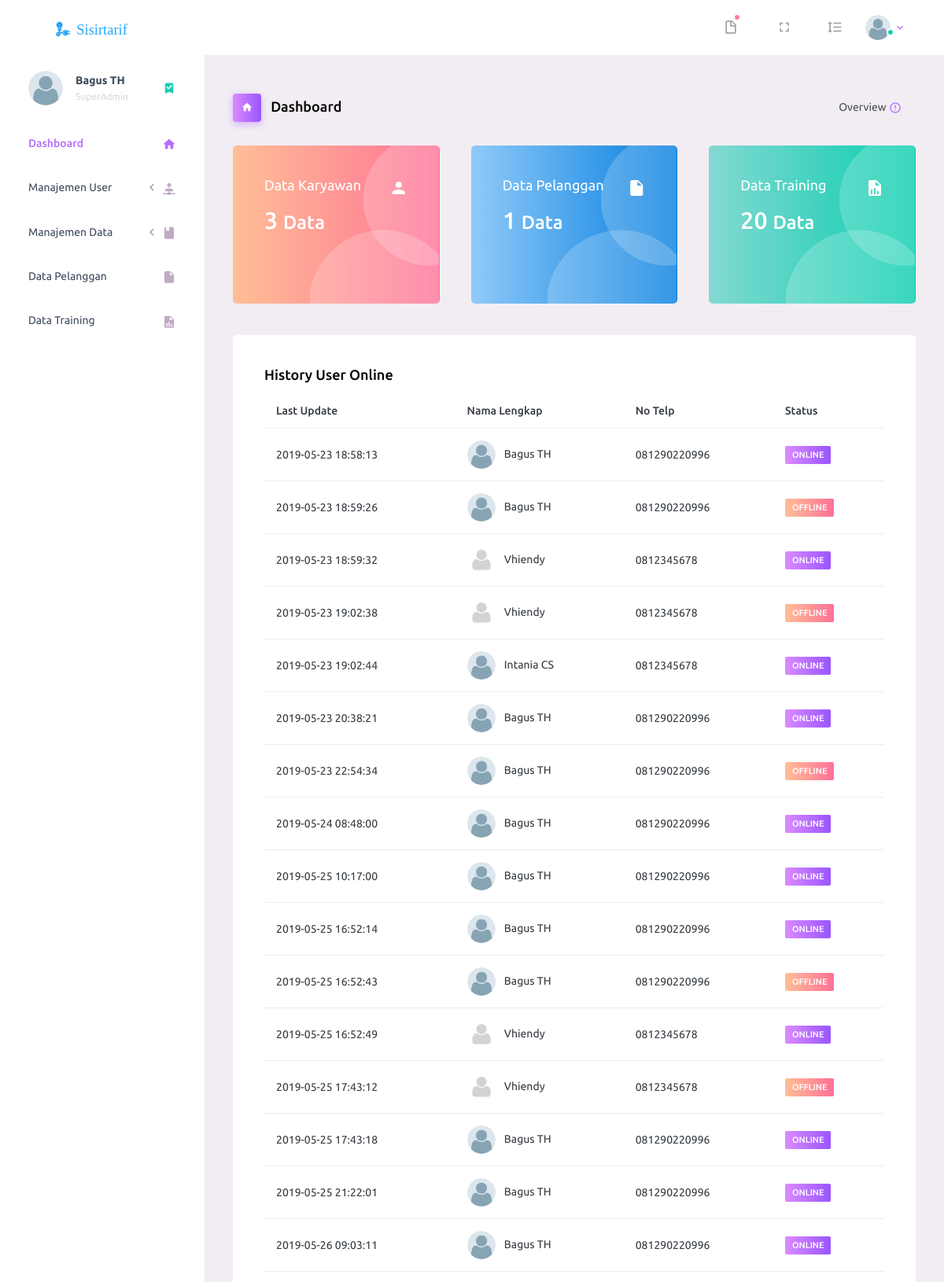
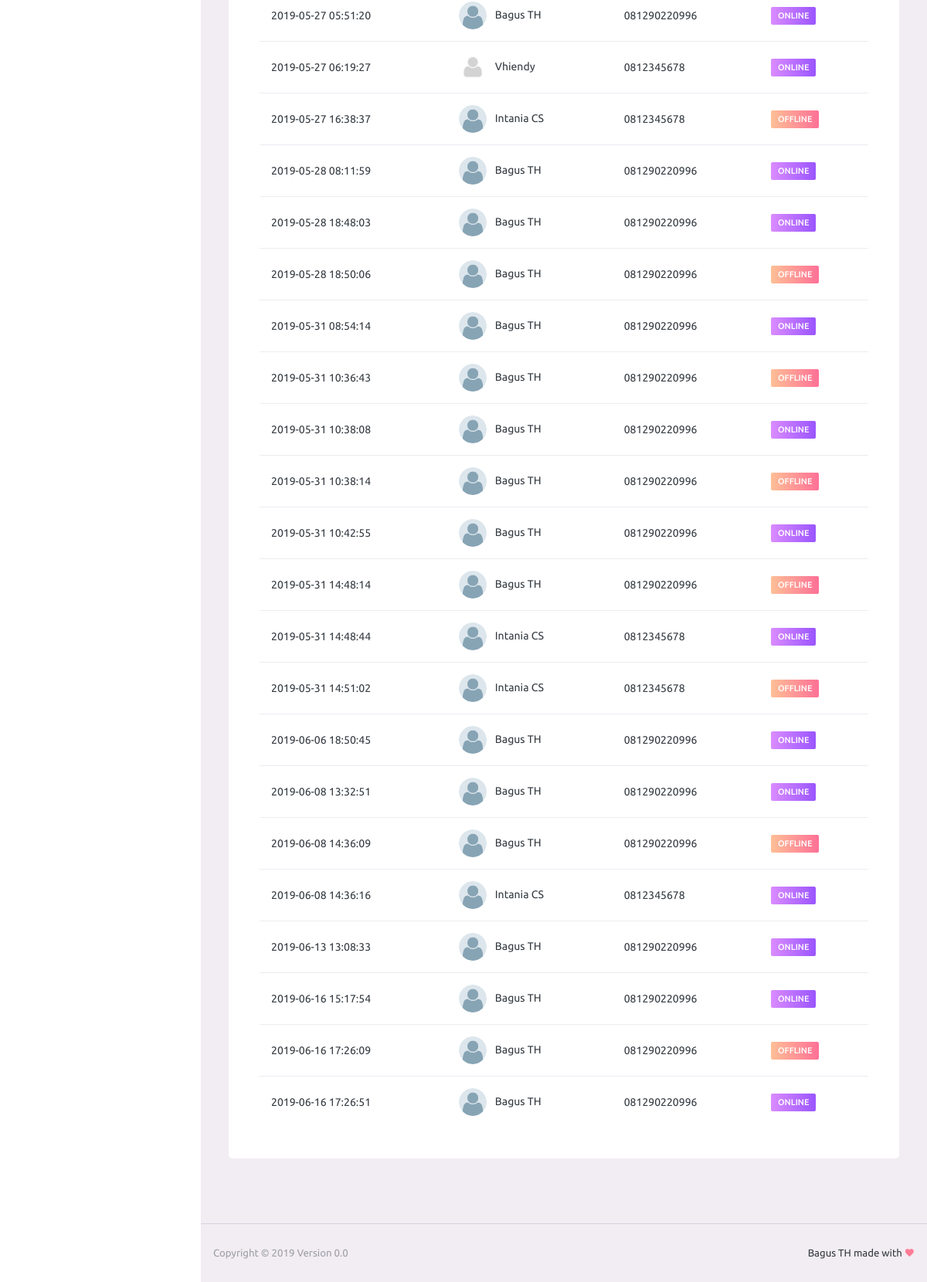
Page / (signed in) on the committed database (2 pictures, top to bottom).
### tables this page shows
CREATE TABLE `user` (
  `nik` int(11) NOT NULL,
  `nama_lengkap` varchar(100) NOT NULL,
  `email` varchar(50) NOT NULL,
  `no_telp` varchar(20) NOT NULL,
  `jenis_kelamin` enum('Pria','Wanita') NOT NULL,
  `alamat` text NOT NULL,
  `gambar` varchar(100) NOT NULL,
  `username` varchar(100) NOT NULL,
  `password` varchar(100) NOT NULL,
  `pass` varchar(100) NOT NULL,
  `hak_akses` enum('SuperAdmin','Admin','Karyawan') NOT NULL,
  `status` enum('Aktif','Tidak Aktif') NOT NULL,
  `tgl_buat` varchar(50) NOT NULL
);

CREATE TABLE `user_online` (
  `nik` int(11) NOT NULL,
  `history` varchar(50) NOT NULL,
  `status_ol` enum('ONLINE','OFFLINE') NOT NULL
);

### inc/dashboard.php (the view, shortened to what this page needs)
<div class="content-wrapper">
  <div class="page-header">
    <h3 class="page-title">
      <span class="page-title-icon bg-gradient-primary text-white mr-2">
        <i class="mdi mdi-home"></i>
      </span>
      Dashboard
    </h3>
    <nav aria-label="breadcrumb">
      <ul class="breadcrumb">
        <li class="breadcrumb-item active" aria-current="page">
          <span></span>Overview
          <i class="mdi mdi-alert-circle-outline icon-sm text-primary align-middle"></i>
        </li>
      </ul>
    </nav>
  </div>
  <?php if ($data_terlogin['hak_akses'] == 'SuperAdmin'): ?>
    <div class="row">
      <div class="col-md-4 stretch-card grid-margin">
        <div class="card bg-gradient-danger card-img-holder text-white">
          <div class="card-body">
            <img src="images/dashboard/circle.svg" class="card-img-absolute" alt="circle-image"/>
            <h4 class="font-weight-normal mb-3">Data Karyawan
            </h4>
            <h2 class="mb-5">
              <?php
              $sql_karyawan = mysqli_query($db, "SELECT * FROM user") or die ($db->error);
              echo mysqli_num_rows($sql_karyawan);
              ?>
              <small>Data</small>
            </h2>
          </div>
        </div>
      </div>
      <div class="col-md-4 stretch-card grid-margin">
        <div class="card bg-gradient-info card-img-holder text-white">
          <div class="card-body">
            <img src="images/dashboard/circle.svg" class="card-img-absolute" alt="circle-image"/>
            <h4 class="font-weight-normal mb-3">Data Pelanggan
            </h4>
            <h2 class="mb-5">
              <?php
              $sql_pelanggan = mysqli_query($db, "SELECT * FROM pelanggan") or die ($db->error);
              echo mysqli_num_rows($sql_pelanggan);
              ?>
              <small>Data</small>
            </h2>
          </div>
        </div>
      </div>
      <div class="col-md-4 stretch-card grid-margin">
        <div class="card bg-gradient-success card-img-holder text-white">
          <div class="card-body">
            <img src="images/dashboard/circle.svg" class="card-img-absolute" alt="circle-image"/>
            <h4 class="font-weight-normal mb-3">Data Training
            </h4>
            <h2 class="mb-5">
              <?php
              $sql_data_training = mysqli_query($db, "SELECT * FROM data_training") or die ($db->error);
              echo mysqli_num_rows($sql_data_training);
              ?>
              <small>Data</small>
            </h2>
          </div>
        </div>
      </div>
    </div>
    <?php endif ?>
    <div class="row">
      <div class="col-12 grid-margin">
        <div class="card">
          <div class="card-body">
            <h4 class="card-title">History User Online</h4>
            <div class="table-responsive">
              <table class="table" id="myTable">
                <thead>
                  <tr>
                    <th>Last Update</th>
                    <th>Nama Lengkap</th>
                    <th>No Telp</th>
                    <th>Status</th>
                  </tr>
                </thead>
                <tbody>
                  <?php
                    $sql_user_online = mysqli_query($db, "SELECT * FROM user_online JOIN user ON user.nik = user_online.nik") or die ($db->error);
                    while($data_user_online = mysqli_fetch_array($sql_user_online)) {
                  ?>
                  <tr>
                    <td><?= $data_user_online['history']; ?></td>
                    <td>
                      <img src="images/foto/<?= $data_user_online['gambar']; ?>" class="mr-2" alt="image">
                        <?= $data_user_online['nama_lengkap']; ?>
                    </td>
                    <td><?= $data_user_online['no_telp']; ?></td>
                    <td>
                      <?php if ($data_user_online['status_ol'] == 'ONLINE'): ?>
                        <label class="badge badge-gradient-primary">ONLINE</label>
                      <?php elseif ($data_user_online['status_ol'] == 'OFFLINE'): ?>
                        <label class="badge badge-gradient-danger">OFFLINE</label>
                      <?php endif ?>
                    </td>
                  </tr>
                  <?php } ?>
                </tbody>
              </table>
            </div>
          </div>
        </div>
      </div>
    </div>
</div>

### index.php (shortened to what this page needs)
<?php
include "+koneksi.php";
if(@$_SESSION['superadmin'] || @$_SESSION['admin'] || @$_SESSION['karyawan']) {
  ?>
  <!DOCTYPE html>
  <html lang="en">
  <head>
    <link rel="stylesheet" href="vendors/iconfonts/mdi/css/materialdesignicons.min.css">
    <link rel="stylesheet" href="vendors/css/vendor.bundle.base.css">
    <link rel="stylesheet" href="css/style.css">
    <link rel="stylesheet" type="text/css" href="https://cdn.datatables.net/v/bs4/dt-1.10.18/datatables.min.css"/>
  </head>
  <?php
  if(@$_SESSION['superadmin']) {
    $sql_terlogin = mysqli_query($db, "SELECT * FROM user WHERE nik = '$_SESSION[superadmin]' ") or die ($db->error);
    $data_terlogin = mysqli_fetch_array($sql_terlogin);
  } elseif (@$_SESSION['admin']) {
    $sql_terlogin = mysqli_query($db, "SELECT * FROM user WHERE nik = '$_SESSION[admin]' ") or die ($db->error);
    $data_terlogin = mysqli_fetch_array($sql_terlogin);
  } else {
    $sql_terlogin = mysqli_query($db, "SELECT * FROM user WHERE nik = '$_SESSION[karyawan]' ") or die ($db->error);
    $data_terlogin = mysqli_fetch_array($sql_terlogin);
  }
  ?>
  <body>
    <div class="container-scroller">
      <nav class="navbar default-layout-navbar col-lg-12 col-12 p-0 fixed-top d-flex flex-row">
        <div class="text-center navbar-brand-wrapper d-flex align-items-center justify-content-center">
          <a class="navbar-brand brand-logo" href="./"><img src="images/logo.svg" alt="logo"/></a>
        </div>
        <div class="navbar-menu-wrapper d-flex align-items-stretch">
          <ul class="navbar-nav navbar-nav-right">
            <?php if ($data_terlogin['hak_akses'] != 'Karyawan'): ?>
              <?php
              $sql_notif = mysqli_query($db, "SELECT * FROM pelanggan JOIN user ON pelanggan.nik = user.nik WHERE hits = '1' LIMIT 5 ");
              ?>
              <li class="nav-item dropdown">
                <a class="nav-link count-indicator dropdown-toggle" id="messageDropdown" data-toggle="dropdown" aria-expanded="false">
                  <i class="mdi mdi-file-outline"></i>
                  <?php
                  if (mysqli_num_rows($sql_notif) > 0) {
                    ?>
                    <span class="count-symbol bg-warning"></span>
                    <div class="dropdown-menu dropdown-menu-right navbar-dropdown preview-list" aria-labelledby="messageDropdown">
                      <h6 class="p-1 mb-0">Data Masuk</h6>
                      <?php
                    } else { ?>
                      <span class="count-symbol bg-danger"></span>
                        <?php
                      }
                      ?>
                    </a>
                  </div>
              <?php endif ?>
              <li class="nav-item d-none d-lg-block full-screen-link">
                <a class="nav-link">
                  <i class="mdi mdi-fullscreen" id="fullscreen-button"></i>
                </a>
              </li>
              <li class="nav-item nav-settings d-none d-lg-block">
                <a class="nav-link" href="#">
                  <i class="mdi mdi-format-line-spacing"></i>
                </a>
              </li>
              <li class="nav-item nav-profile dropdown">
                <a class="nav-link dropdown-toggle" id="profileDropdown" href="#" data-toggle="dropdown" aria-expanded="false">
                  <div class="nav-profile-img">
                    <img src="images/foto/<?= ucfirst($data_terlogin['gambar']); ?>" alt="image">
                    <span class="availability-status online"></span>
                  </div>
                </a>
              </li>
          </div>
        <div class="container-fluid page-body-wrapper">
          <nav class="sidebar sidebar-offcanvas" id="sidebar">
            <ul class="nav">
              <li class="nav-item nav-profile">
                <a href="?page=users_detail" class="nav-link">
                  <div class="nav-profile-image">
                    <img src="images/foto/<?= ucfirst($data_terlogin['gambar']); ?>" alt="profile">
                  </div>
                  <div class="nav-profile-text d-flex flex-column">
                    <span class="font-weight-bold mb-2"><?php echo ucfirst($data_terlogin['nama_lengkap']); ?></span>
                    <span class="text-secondary text-small"><?php echo ucfirst($data_terlogin['hak_akses']); ?></span>
                  </div>
                  <i class="mdi mdi-bookmark-check text-success nav-profile-badge"></i>
                </a>
              </li>
              <li class="nav-item <?php if(@$_GET['page'] == '') { echo 'active'; } ?>">
                <a class="nav-link" href="./">
                  <span class="menu-title">Dashboard</span>
                  <i class="mdi mdi-home menu-icon"></i>
                </a>
              </li>
              <?php if ($data_terlogin['hak_akses'] != 'Karyawan'): ?>
                <li class="nav-item <?php if(@$_GET['page'] == 'user_admin') { echo 'active'; } elseif(@$_GET['page'] == 'user_karyawan') { echo 'active'; }  ?>">
                  <a class="nav-link" data-toggle="collapse" href="#ui-basic" aria-expanded="false" aria-controls="ui-basic">
                    <span class="menu-title">Manajemen User</span>
                    <i class="menu-arrow"></i>
                    <i class="mdi mdi-account-network menu-icon"></i>
                  </a>
                        </li>
                        <li class="nav-item <?php if(@$_GET['page'] == 'data_tarif_daya') { echo 'active'; } elseif(@$_GET['page'] == 'data_peruntukan_persil') { echo 'active'; }  ?>">
                          <a class="nav-link" data-toggle="collapse" href="#ui-basic1" aria-expanded="false" aria-controls="ui-basic">
                            <span class="menu-title">Manajemen Data</span>
                            <i class="menu-arrow"></i>
                            <i class="mdi mdi-book menu-icon"></i>
                          </a>
                            </li>
                          <?php endif ?>
                          <li class="nav-item <?php if(@$_GET['page'] == 'data_pelanggan') { echo 'active'; } ?>">
                            <a class="nav-link" href="?page=data_pelanggan">
                              <span class="menu-title">Data Pelanggan</span>
                              <i class="mdi mdi-file menu-icon"></i>
                            </a>
                          </li>
                          <?php if ($data_terlogin['hak_akses'] == 'SuperAdmin'): ?>
                            <li class="nav-item <?php if(@$_GET['page'] == 'data_training') { echo 'active'; } ?>">
                              <a class="nav-link" href="?page=data_training">
                                <span class="menu-title">Data Training</span>
                                <i class="mdi mdi-file-chart menu-icon"></i>
                              </a>
                            </li>
                          <?php endif ?>
                        </ul>
                      </nav>
                      <div class="main-panel">
                       <?php
                       if(@$_GET['page'] == '') {
                        include "inc/dashboard.php";
                      } else if(@$_GET['page'] == 'user_admin') {
                        include "inc/user_admin.php";
                      } else if(@$_GET['page'] == 'user_karyawan') {
                        include "inc/user_karyawan.php";
                      } else if(@$_GET['page'] == 'users_detail') {
                        include "inc/users_detail.php";
                      } else if(@$_GET['page'] == 'user_detail') {
                        include "inc/user_detail.php";
                      } else if(@$_GET['page'] == 'data_tarif_daya') {
                        include "inc/data_tarif_daya.php";
                      } else if(@$_GET['page'] == 'data_peruntukan_persil') {
                        include "inc/data_peruntukan_persil.php";
                      } else if(@$_GET['page'] == 'data_pelanggan') {
                        include "inc/data_pelanggan.php";
                      } else if(@$_GET['page'] == 'data_pelanggan_manajemen') {
                        include "inc/data_pelanggan_manajemen.php";
                      } else if(@$_GET['page'] == 'data_pelanggan_detail') {
                        include "inc/data_pelanggan_detail.php";
                      } else if(@$_GET['page'] == 'data_pelanggan_proses') {
                        include "inc/data_pelanggan_proses.php";
                      } else if(@$_GET['page'] == 'data_training') {
                        include "inc/data_training.php";
                      } else if(@$_GET['page'] == 'manajemen_alat') {
                        include "inc/manajemen_alat.php";
                      } else {
                        include "inc/error-404.php";
                      } ?>
                      <footer class="footer">
                        <div class="d-sm-flex justify-content-center justify-content-sm-between">
                          <span class="text-muted text-center text-sm-left d-block d-sm-inline-block">Copyright © 2019 Version 0.0</span>
                          <span class="float-none float-sm-right d-block mt-1 mt-sm-0 text-center">Bagus TH made with <i class="mdi mdi-heart text-danger"></i></span>
                        </div>
                      </footer>
                    </div>
                  </div>
              </body>
              </html>
              <?php
            } else {
              include "login.php";
            }
            ?>

### rows in the picture
user: nama_lengkap "Bagus TH", hak_akses "SuperAdmin"
user_online: history "2019-05-23 18:58:13", user.gambar (placeholder picture), user.nama_lengkap "Bagus TH", user.no_telp "081290220996", status_ol "ONLINE"
user_online: history "2019-05-23 18:59:26", user.gambar (placeholder picture), user.nama_lengkap "Bagus TH", user.no_telp "081290220996", status_ol "OFFLINE"
user_online: history "2019-05-23 18:59:32", user.gambar (placeholder picture), user.nama_lengkap "Vhiendy", user.no_telp "0812345678", status_ol "ONLINE"
user_online: history "2019-05-23 19:02:38", user.gambar (placeholder picture), user.nama_lengkap "Vhiendy", user.no_telp "0812345678", status_ol "OFFLINE"
user_online: history "2019-05-23 19:02:44", user.gambar (placeholder picture), user.nama_lengkap "Intania CS", user.no_telp "0812345678", status_ol "ONLINE"
user_online: history "2019-05-23 20:38:21", user.gambar (placeholder picture), user.nama_lengkap "Bagus TH", user.no_telp "081290220996", status_ol "ONLINE"
user_online: history "2019-05-23 22:54:34", user.gambar (placeholder picture), user.nama_lengkap "Bagus TH", user.no_telp "081290220996", status_ol "OFFLINE"
user_online: history "2019-05-24 08:48:00", user.gambar (placeholder picture), user.nama_lengkap "Bagus TH", user.no_telp "081290220996", status_ol "ONLINE"
user_online: history "2019-05-25 10:17:00", user.gambar (placeholder picture), user.nama_lengkap "Bagus TH", user.no_telp "081290220996", status_ol "ONLINE"
user_online: history "2019-05-25 16:52:14", user.gambar (placeholder picture), user.nama_lengkap "Bagus TH", user.no_telp "081290220996", status_ol "ONLINE"
user_online: history "2019-05-25 16:52:43", user.gambar (placeholder picture), user.nama_lengkap "Bagus TH", user.no_telp "081290220996", status_ol "OFFLINE"
user_online: history "2019-05-25 16:52:49", user.gambar (placeholder picture), user.nama_lengkap "Vhiendy", user.no_telp "0812345678", status_ol "ONLINE"
user_online: history "2019-05-25 17:43:12", user.gambar (placeholder picture), user.nama_lengkap "Vhiendy", user.no_telp "0812345678", status_ol "OFFLINE"
user_online: history "2019-05-25 17:43:18", user.gambar (placeholder picture), user.nama_lengkap "Bagus TH", user.no_telp "081290220996", status_ol "ONLINE"
user_online: history "2019-05-25 21:22:01", user.gambar (placeholder picture), user.nama_lengkap "Bagus TH", user.no_telp "081290220996", status_ol "ONLINE"
user_online: history "2019-05-26 09:03:11", user.gambar (placeholder picture), user.nama_lengkap "Bagus TH", user.no_telp "081290220996", status_ol "ONLINE"
user_online: history "2019-05-27 05:51:20", user.gambar (placeholder picture), user.nama_lengkap "Bagus TH", user.no_telp "081290220996", status_ol "ONLINE"
user_online: history "2019-05-27 06:19:27", user.gambar (placeholder picture), user.nama_lengkap "Vhiendy", user.no_telp "0812345678", status_ol "ONLINE"
user_online: history "2019-05-27 16:38:37", user.gambar (placeholder picture), user.nama_lengkap "Intania CS", user.no_telp "0812345678", status_ol "OFFLINE"
user_online: history "2019-05-28 08:11:59", user.gambar (placeholder picture), user.nama_lengkap "Bagus TH", user.no_telp "081290220996", status_ol "ONLINE"
user_online: history "2019-05-28 18:48:03", user.gambar (placeholder picture), user.nama_lengkap "Bagus TH", user.no_telp "081290220996", status_ol "ONLINE"
user_online: history "2019-05-28 18:50:06", user.gambar (placeholder picture), user.nama_lengkap "Bagus TH", user.no_telp "081290220996", status_ol "OFFLINE"
user_online: history "2019-05-31 08:54:14", user.gambar (placeholder picture), user.nama_lengkap "Bagus TH", user.no_telp "081290220996", status_ol "ONLINE"
user_online: history "2019-05-31 10:36:43", user.gambar (placeholder picture), user.nama_lengkap "Bagus TH", user.no_telp "081290220996", status_ol "OFFLINE"
user_online: history "2019-05-31 10:38:08", user.gambar (placeholder picture), user.nama_lengkap "Bagus TH", user.no_telp "081290220996", status_ol "ONLINE"
user_online: history "2019-05-31 10:38:14", user.gambar (placeholder picture), user.nama_lengkap "Bagus TH", user.no_telp "081290220996", status_ol "OFFLINE"
user_online: history "2019-05-31 10:42:55", user.gambar (placeholder picture), user.nama_lengkap "Bagus TH", user.no_telp "081290220996", status_ol "ONLINE"
user_online: history "2019-05-31 14:48:14", user.gambar (placeholder picture), user.nama_lengkap "Bagus TH", user.no_telp "081290220996", status_ol "OFFLINE"
user_online: history "2019-05-31 14:48:44", user.gambar (placeholder picture), user.nama_lengkap "Intania CS", user.no_telp "0812345678", status_ol "ONLINE"
user_online: history "2019-05-31 14:51:02", user.gambar (placeholder picture), user.nama_lengkap "Intania CS", user.no_telp "0812345678", status_ol "OFFLINE"
user_online: history "2019-06-06 18:50:45", user.gambar (placeholder picture), user.nama_lengkap "Bagus TH", user.no_telp "081290220996", status_ol "ONLINE"
user_online: history "2019-06-08 13:32:51", user.gambar (placeholder picture), user.nama_lengkap "Bagus TH", user.no_telp "081290220996", status_ol "ONLINE"
user_online: history "2019-06-08 14:36:09", user.gambar (placeholder picture), user.nama_lengkap "Bagus TH", user.no_telp "081290220996", status_ol "OFFLINE"
user_online: history "2019-06-08 14:36:16", user.gambar (placeholder picture), user.nama_lengkap "Intania CS", user.no_telp "0812345678", status_ol "ONLINE"
user_online: history "2019-06-13 13:08:33", user.gambar (placeholder picture), user.nama_lengkap "Bagus TH", user.no_telp "081290220996", status_ol "ONLINE"
user_online: history "2019-06-16 15:17:54", user.gambar (placeholder picture), user.nama_lengkap "Bagus TH", user.no_telp "081290220996", status_ol "ONLINE"
user_online: history "2019-06-16 17:26:09", user.gambar (placeholder picture), user.nama_lengkap "Bagus TH", user.no_telp "081290220996", status_ol "OFFLINE"
user_online: history "2019-06-16 17:26:51", user.gambar (placeholder picture), user.nama_lengkap "Bagus TH", user.no_telp "081290220996", status_ol "ONLINE"

### other values in the picture
mysqli_num_rows($sql_karyawan) "3"
mysqli_num_rows($sql_pelanggan) "1"
mysqli_num_rows($sql_data_training) "20"
